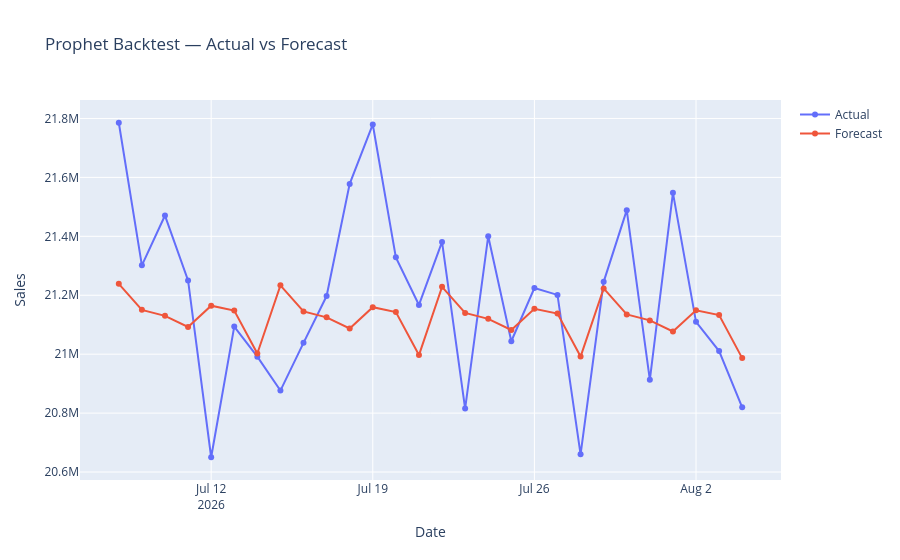

This figure's notebook cell:
### Code cell
import plotly.graph_objects as go

fig = go.Figure()

fig.add_trace(
    go.Scatter(
        x=comparison["ds"],
        y=comparison["y"],
        mode="lines+markers",
        name="Actual"
    )
)

fig.add_trace(
    go.Scatter(
        x=comparison["ds"],
        y=comparison["yhat"],
        mode="lines+markers",
        name="Forecast"
    )
)

fig.update_layout(
    title="Prophet Backtest — Actual vs Forecast",
    xaxis_title="Date",
    yaxis_title="Sales"
)

fig.show()
